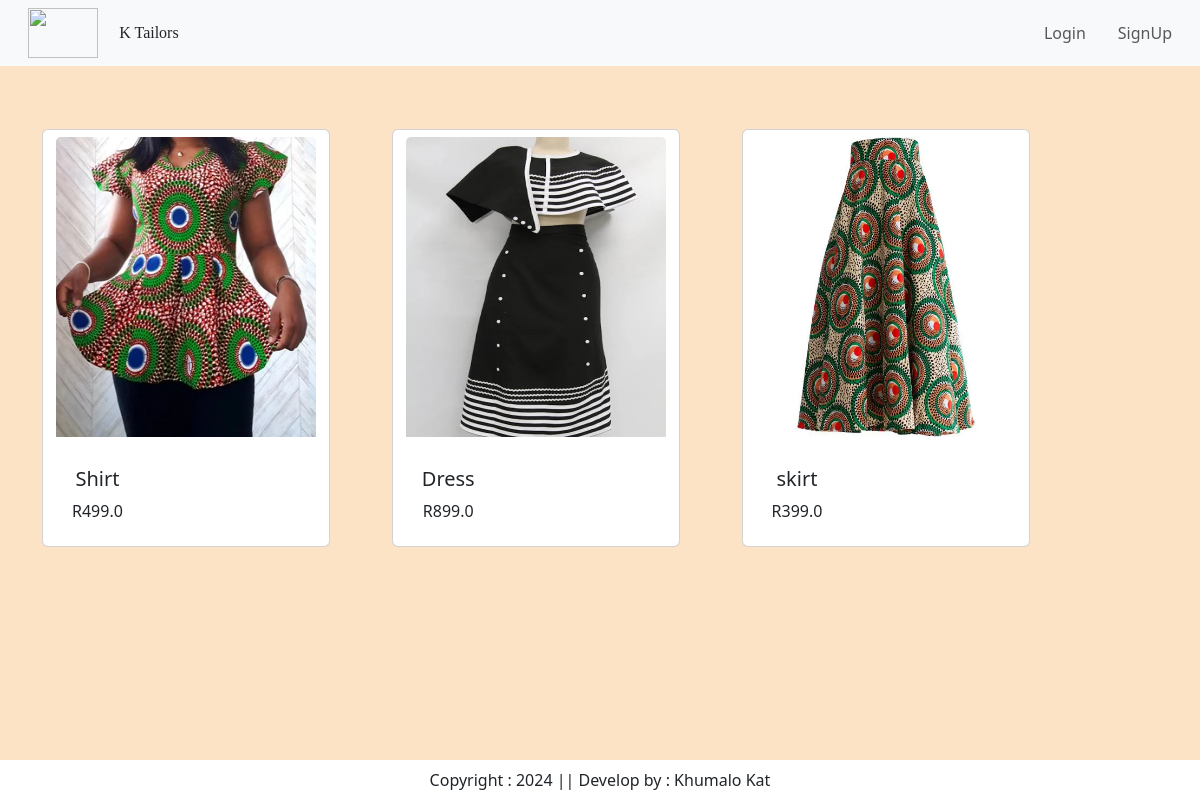
/category/WM/, run on an earlier commit of the app's database.
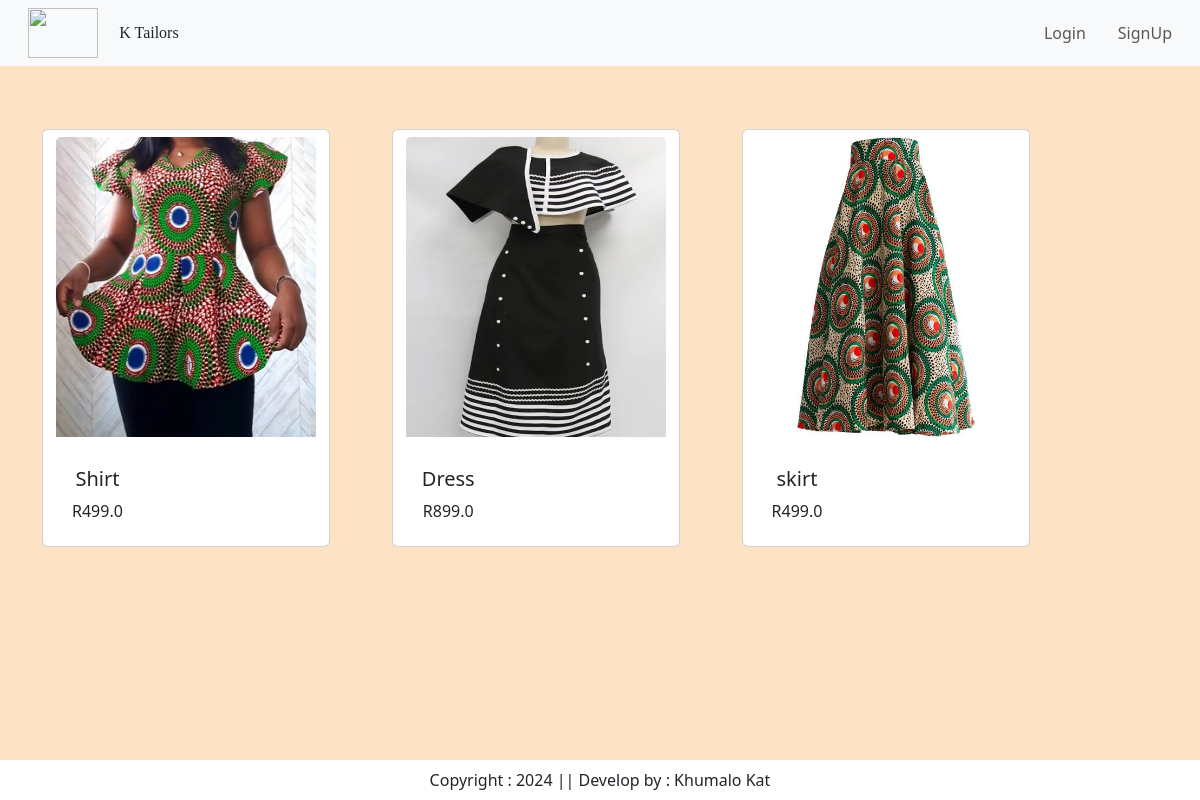
And on a later commit of the database.
### app/models.py (models this page shows, shortened)
class Product(models.Model):
    title = models.CharField(max_length=100)
    selling_price = models.FloatField()
    discount_price = models.FloatField()
    discription = models.TextField()
    category = models.CharField(choices=CATEGORY_CHOICES, max_length=2)
    product_image =models.ImageField(upload_to='product')

### app/views.py (the view)
# urls.py: path("category/<slug:val>/", views.CategoryView.as_view(), name='category'),
class CategoryView(View):
    def get(self, request, val):
        product = Product.objects.filter(category=val)
        titles = Product.objects.filter(category=val).values('title')
        return render(request, 'app/category.html', locals()) #{'products': product, 'titles': titles})

### app/Templates/app/category.html (shortened to what this page needs)
{% extends 'app/base.html' %}
{% load static %}
{% block main-content %}
<div class="container my-5">
    <div class="row">
        <div class="container">
            <div class="row">
                {% for prod in product %}
                <div class="col-auto" style="margin-right: 1cm;">
                    <div class="card" style="width: 18rem; margin-top: 15px;">
                        <a href="{% url 'product-detail' prod.id %}" class="btn">
                        <img src="{{ prod.product_image.url }}" height="300px" width="200px" class="card-img-top" alt="...">
                        <div class="card-body">
                        <h5 class="card-title">{{ prod.title }}</h5>
                        <p class="card-text">R{{ prod.selling_price }}</p>
                        </a>
                        </div>
                    </div>
                </div>
                {% endfor %}
            </div>
{% endblock main-content %}

### app/Templates/app/base.html (shortened to what this page needs)
<!DOCTYPE html>
{% load static %}
<html lang="en">
<head>
    <link href="https://cdn.jsdelivr.net/npm/bootstrap@5.3.3/dist/css/bootstrap.min.css" rel="stylesheet">
    <link rel="stylesheet" href="{% static 'app/css/owl.carousel.min.css' %}"/>
    <link rel="stylesheet" href="{% static 'app/css/all.min.css' %}"/>
    <link rel="stylesheet" href="{% static 'app/css/style.css' %}"/>
</head>
<body style="background-color:  rgba(252, 220, 180, 0.774)">
    <nav class="navbar navbar-expand-lg bg-body-tertiary">
        <div class="container-fluid">
          <a class="navbar-brand" href="/">
            <div>
            <img src="{% static 'app/images/logo.png' %}"  width="70" height="50"/>
            <a style="font-family: 'Times New Roman', Times, serif;">K Tailors</a>
            </div>
          </a>
          <ul class="navbar-nav me-auto mb-2 mb-lg-0">
            {% if request.user.is_authenticated %}
            <li class="nav-item">
              <a class="nav-link active" aria-current="page" href="/">Home</a>
            </li>
            <li class="nav-item dropdown">
              <a class="nav-link dropdown-toggle" href="#" role="button" data-bs-toggle="dropdown" aria-expanded="false">
                Category
              </a>
              <ul class="dropdown-menu">
                <li><a class="dropdown-item" href="{% url 'category' 'MN'%}">Men</a></li>
                <li><a class="dropdown-item" href="{% url 'category' 'WM'%}">Women</a></li>
                <li><a class="dropdown-item" href="{% url 'category' 'KD'%}">Kids</a></li>
              </ul>
            </li>
            <li class="nav-item">
              <a class="nav-link"  href="{% url 'about' %}">More Info</a>
            </li>
          </ul>
          <ul class="navbar-nav me-auto mb-2 mb-lg-0">
            <li class="nav-item dropdown mx-2">
                <a class="nav-link dropdown-toggle " href="#" id="profileDropdown" role="button" data-bs-toggle="dropdown" aria-expanded="false">{{ request.user }}</a>
                <ul class="dropdown-menu" aria-labelledby="profileDropdown">
                     <li><a class="dropdown-item" href="{% url 'profile' %}">Profile</a></li>
                    <li><a class="dropdown-item" href="{% url 'order_list' %}">Orders</a></li>
                    <li><a class="dropdown-item" href="{% url 'passwordchange'%}">Change Password</a></li>
                    <li><form id="logout-form" action="{% url 'logout' %}" method="post" style="display: none;">
                      {% csrf_token %}
                  </form>
                    <a a class="dropdown-item" onclick="document.getElementById('logout-form').submit();">Logout</a></li>
                </ul>
            </li>
            <li class="nav-item mx-2">
                <a href="{% url 'showcart' %}" class="nav-link ">
                  <img src="https://www.pngitem.com/pimgs/m/521-5216062_shopping-cart-transparent-background-shopping-cart-icon-png.png"  width="30px" height="20px">
                </a>
            </li>
            {% else %}
            <li class="nav-item mx-2">
                <a href="{% url 'login'%}" class="nav-link ">Login</a>
            </li>
            <li class="nav-item mx-2">
                <a href="{% url 'customerregistration' %}" class="nav-link ">SignUp</a>
            </li>
            {% endif %}
          </ul>
        </div>
      </nav>
      {% block main-content %}{% endblock main-content %}
      <footer class="container-fluid text-center p-2 mt-5 fixed-bottom" style="background-color: #fff; margin-top: px;">
        Copyright : 2024 || Develop by : Khumalo Kat
      </footer>
</body>
</html>

What changed in the data, as far as the page shows it:
changed Product "skirt": selling_price "399.0" → "499.0"
